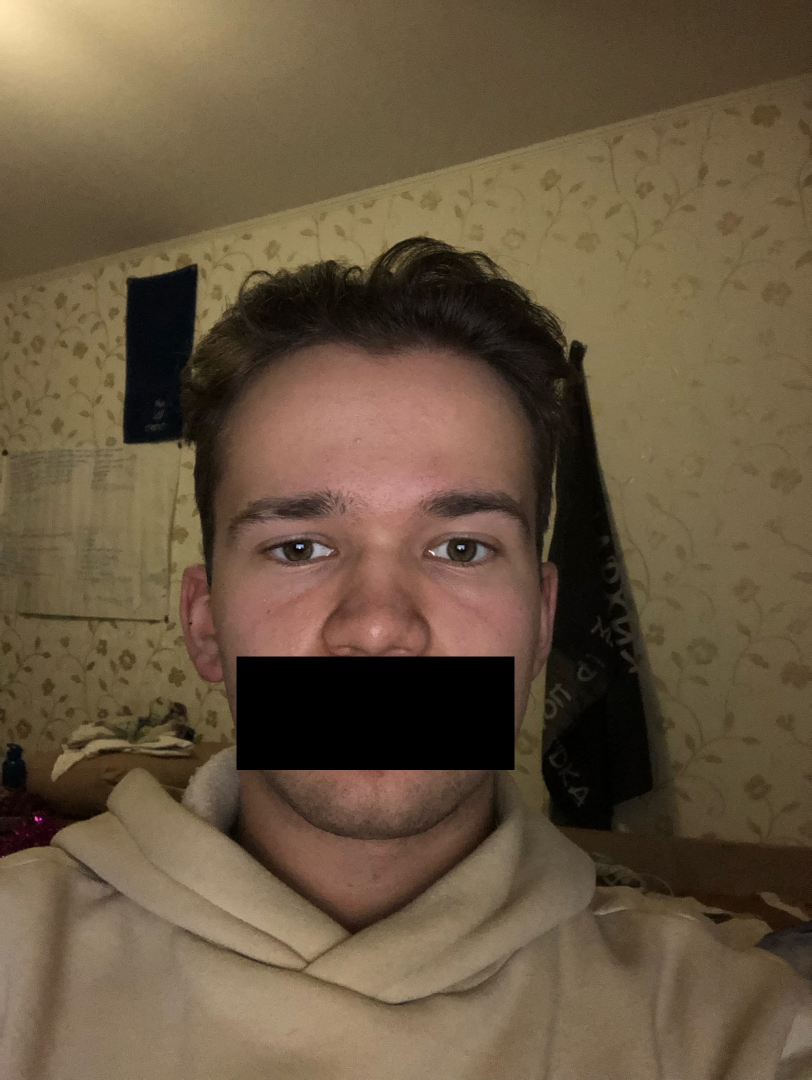
#> input picture Stock/d2.jpg, 1623 x 2160 px (shown at 1/2 size)
$ python -i template_matching.py   (imports and definitions only)
#> lines starting #> are read from the running program, lines starting #| are printed output that depends on the picture; after the words box and inside, x2 and y2 are one past the last pixel; in counts of white or black regions, pixels touching at a corner belong together
import cv2
import numpy as np


def template_matching():
    img_rgb = cv2.imread('Stock/d2.jpg')
#> img_rgb is the input picture: shape (2160, 1623, 3); mean B, G, R 63.9, 86.5, 104.4
    img_rgb = cv2.resize(img_rgb, (480, 640))
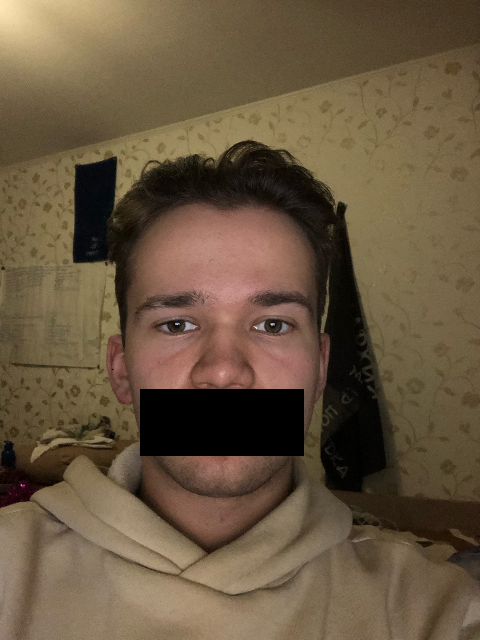
#> img_rgb: shape (640, 480, 3); mean B, G, R 63.8, 86.4, 104.3
    img_gray = cv2.cvtColor(img_rgb, cv2.COLOR_BGR2GRAY)
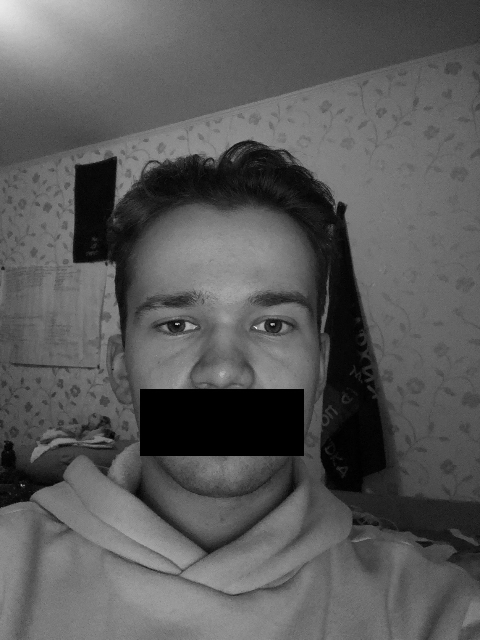
#> img_gray: shape (640, 480); min 0, max 233, mean 89.2
    template = cv2.imread('Tmpl/t1.jpg', 0)
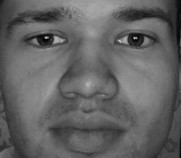
#> input picture Tmpl/t1.jpg, 181 x 158 px
#> template is the input picture: shape (158, 181); min 0, max 211, mean 99

    # Save template width/height
    w, h = template.shape[::-1]
#> w = 181; h = 158
    # Find matching
    res = cv2.matchTemplate(img_gray, template, cv2.TM_CCOEFF_NORMED)
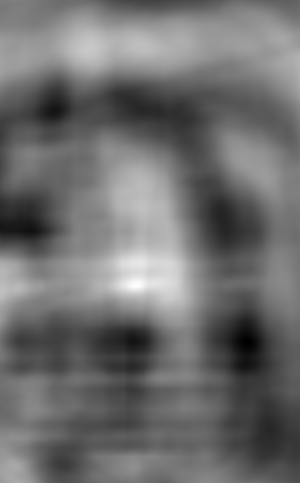
#> res: shape (483, 300) float32; min -0.396, max 0.485, mean -0.0124; drawn with min black and max white

    # Percentage of convergence
    threshold = 0.4

    # Find coordinates
    loc = np.where(res >= threshold)
#> loc = 239 positions, rows 261 to 289, columns 124 to 147

    # Print rectangle
    for pt in zip(*loc[::-1]):
        cv2.rectangle(img_rgb, pt, (pt[0] + w, pt[1] + h), (0, 255, 255), 2)
#> this loop made 239 passes
#> pt on passes 1 to 3: (138, 261), (139, 261), (140, 261)
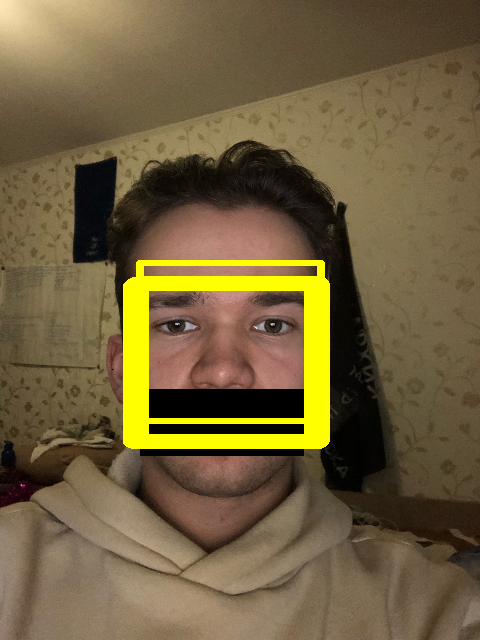
#> img_rgb: shape (640, 480, 3); 5.13% of pixels changed, all inside (x1, y1, x2, y2) = (123, 260, 330, 449)

    # Show result

    cv2.imshow('Detected', img_rgb)
    cv2.waitKey(0)

>>> result = template_matching()
